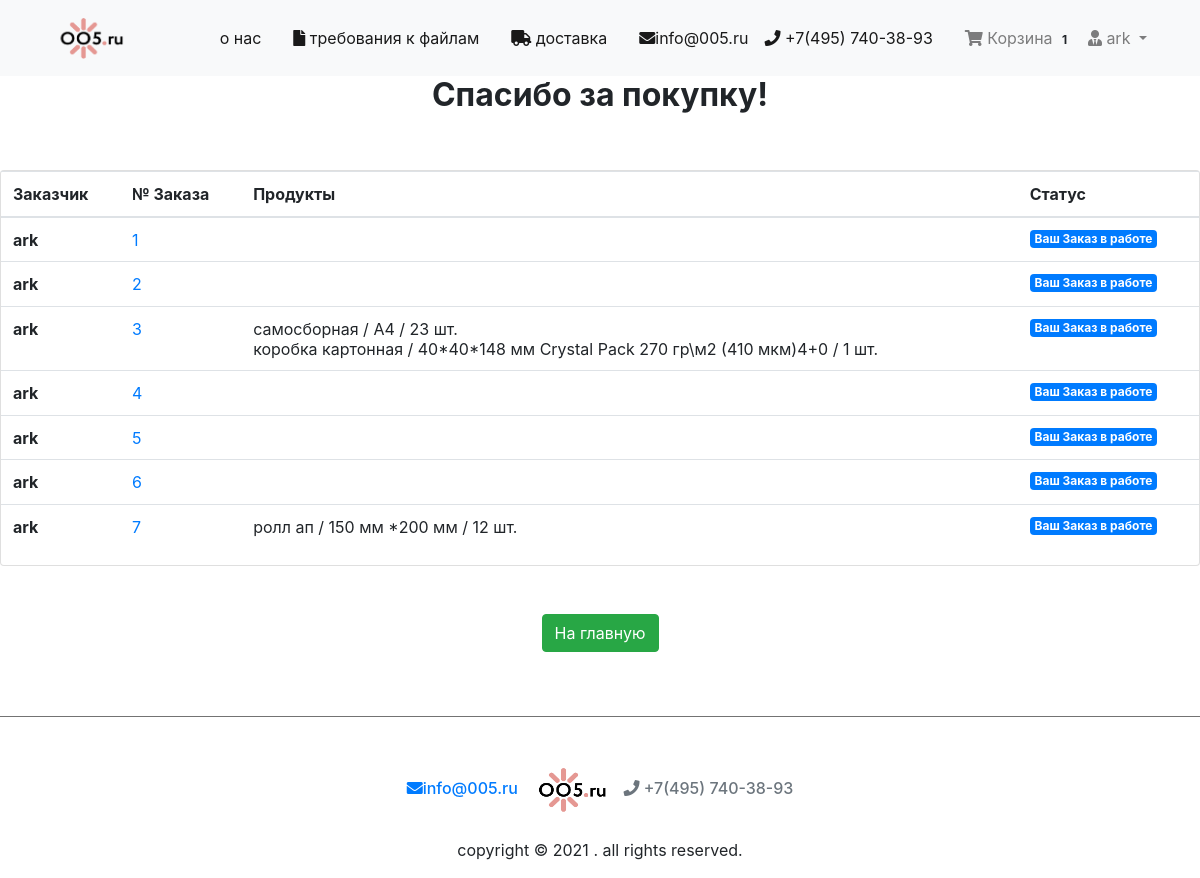
/my-orders/ (signed in), run on the app's committed database.
### cart/models.py (models this page shows, shortened)
class Order(models.Model):
    orderitems  = models.ManyToManyField(Cart)
    user = models.ForeignKey(User, on_delete=models.CASCADE)
    ordered = models.BooleanField(default=False)
    created = models.DateTimeField(auto_now_add=True)
    paymentId = models.CharField(max_length=200, blank=True , null=True)
    orderId = models.CharField(max_length=200, blank=True, null=True)

class Cart(models.Model):
    user = models.ForeignKey(User, on_delete=models.CASCADE)
    item = models.ForeignKey(Product, on_delete=models.CASCADE)
    quantity = models.IntegerField(default=1)
    purchased = models.BooleanField(default=False)
    created = models.DateTimeField(auto_now_add=True)
    def __str__(self):
        return f'{self.item.name} / {self.item.box_size} / {self.item.tirazh} шт.'

### products/models.py (models this page shows, shortened)
class  Product(PolymorphicModel):
    mainimage = models.ImageField(upload_to='products/', blank=True, null=True)
    name = models.CharField(max_length=300, default = None, null=True)
    slug = models.SlugField(default = None, null=True)
    subcategory = models.ForeignKey(SubCategory, on_delete=models.CASCADE, default = None, null=True)
    category = models.ForeignKey(Category, on_delete=models.CASCADE, default = None, null=True)
    preview_text = models.TextField(max_length=50, verbose_name='Preview Text', blank=True, null=True)
    detail_text = models.TextField(max_length=1000, verbose_name='Detail Text', blank=True, null=True)
    lim1 = models.FloatField(default = None, null=True)
    lim2 = models.FloatField(default = None, null=True)
    tirazh = models.IntegerField(null=False)
    t = models.IntegerField(null=True)
    p = models.FloatField(default = None, null=True)
    box_size = models.CharField(max_length=50)

### checkout/views.py (the view)
# urls.py: path('my-orders/', oderView, name="oderView"),
def oderView(request):
    print(dict(request.POST), ' gg')
    try:
        orders = Order.objects.filter(user=request.user, ordered=True)
        context = {
            "orders": orders
        }
    except:
        messages.warning(request, "У вас сейчас нет активного заказа")
        return redirect('/')
    return render(request, 'checkout/order.html', context)

### cart/templatetags/cart_tag.py (called while the page is built)
@register.filter
def cart_total(user):
    order = Order.objects.filter(user=user, ordered=False)
    if order.exists():
    	return order[0].orderitems.count()
    else:
    	return 0

### checkout/templates/checkout/order.html (shortened to what this page needs)
{% extends 'products/base.html' %}
{% load crispy_forms_tags %}
{% block content %}
<h2 class="text-center"><strong>Спасибо за покупку!</strong></h2>
<div class="row">
	<div class="col-md-12">
		<div class="card mt-5" style="height: auto">
			<div class="table-responsive">
			<table class="table">
			  <thead>
			    <tr>
			      <th scope="col">Заказчик</th>
				  <th scope="col">№ Заказа</th>
				  <th scope="col">Продукты</th>
			      <th scope="col">Статус</th>
			    </tr>
			  </thead>
			  <tbody>
			    {% for order in orders %}
			    <tr>
					<tr>
				  <th scope="row">{{  user }} </th>
				 <td><a href="#">{{ forloop.counter }}</a></td>
			      <td>
			      	{% for item in order.orderitems.all %}
			      		{{ item }}
			      		<br>
			      	{% endfor %}
				  </td>
			      <td><span class="badge badge-primary">Ваш Заказ в работе</span></td>
			  	</tr>
			      {% endfor %}
			  </tbody>
			</table>
			</div>
		</div>
	</div>
	<div class="col-md-12 my-5 text-center">
		<a href="/" class="btn btn-success">На главную</a>
	</div>
</div>
{% endblock %}

### products/templates/products/navbar.html (shortened to what this page needs)
{% load cart_tag %}
<nav class="navbar navbar-expand-lg navbar-light bg-light">
  <div class="container">
      <span class="align-middle"> <a href="/">
         <img src="/media/products/logo_rose.png" width="90" height="60">
      </a></span>
  <div class="collapse navbar-collapse" id="navbarNav">
    <ul class="navbar-nav ml-auto">
      <li {% if request.path == 'contact' %}class="nav-item active"{% else %}class="nav-item"{% endif %}>
        <a class="nav-link active" href="/about.html/">о нас <span class="sr-only">(current)</span></a>
      </li>
      <li class="nav-item">
        <a class="nav-link" href="/"></a>
      </li>
      <li class="nav-item">
        <a class="nav-link active" href="/requirements.html/"><i class="fas fa-file"></i> требования к файлам</a>
      </li>
      <li class="nav-item">
        <a class="nav-link" href="/"></a>
      </li>
      <li class="nav-item">
        <a class="nav-link active" href="/delivery.html/"><i class="fas fa-truck"></i> доставка </a>
      </li>
      <li class="nav-item">
        <a class="nav-link" href="/"></a>
      </li>
      <a class="nav-link active" href="mailto:info@005.ru"><i class="fas fa-envelope"></i>info@005.ru</a>
      <a class="nav-link active" href="/"><i class="fas fa-phone"></i> +7(495) 740-38-93</a>
    <li class="nav-item">
      <a class="nav-link" href="/"></a>
    </li>
      {% if request.user.is_authenticated %}
      <li class="nav-item">
        <a class="nav-link" href="{% url 'mainapp:cart-home' %}">
          <i class="fa fa-shopping-cart"></i>  Корзина
          <span class="badge badge-light">{{ request.user| cart_total }}</span>
        </a>
      </li>
      <li class="nav-item dropdown">
        <a class="nav-link dropdown-toggle" href="#" id="navbarDropdown" role="button" data-toggle="dropdown" aria-haspopup="true" aria-expanded="false">
          <i class="fas fa-user-tie"></i> {{ request.user.username }}
        </a>
      </li>
      {% else %}
       <li class="nav-item">
        <a  class="btn btn-success" href="/accounts/login/">Логин / Регистрация</a>
      </li>
      {% endif %}
    </ul>
  </div>
  </div>
</nav>

### products/templates/products/base.html (style rules this page uses)
.card { height: 300px; }

### data on the page
Cart: item.tirazh "самосборная / А4 / 23 шт."
Cart: item.tirazh "коробка картонная / 40*40*148 мм Crystal Pack 270 гр\\м2 (410 мкм)4+0 / 1 шт."
Cart: item.tirazh "ролл ап / 150 мм *200 мм / 12 шт."

### other printed values
{{ request.user| cart_total }} "1"
{{ request.user.username }} "ark"
{{ user }} "ark"
